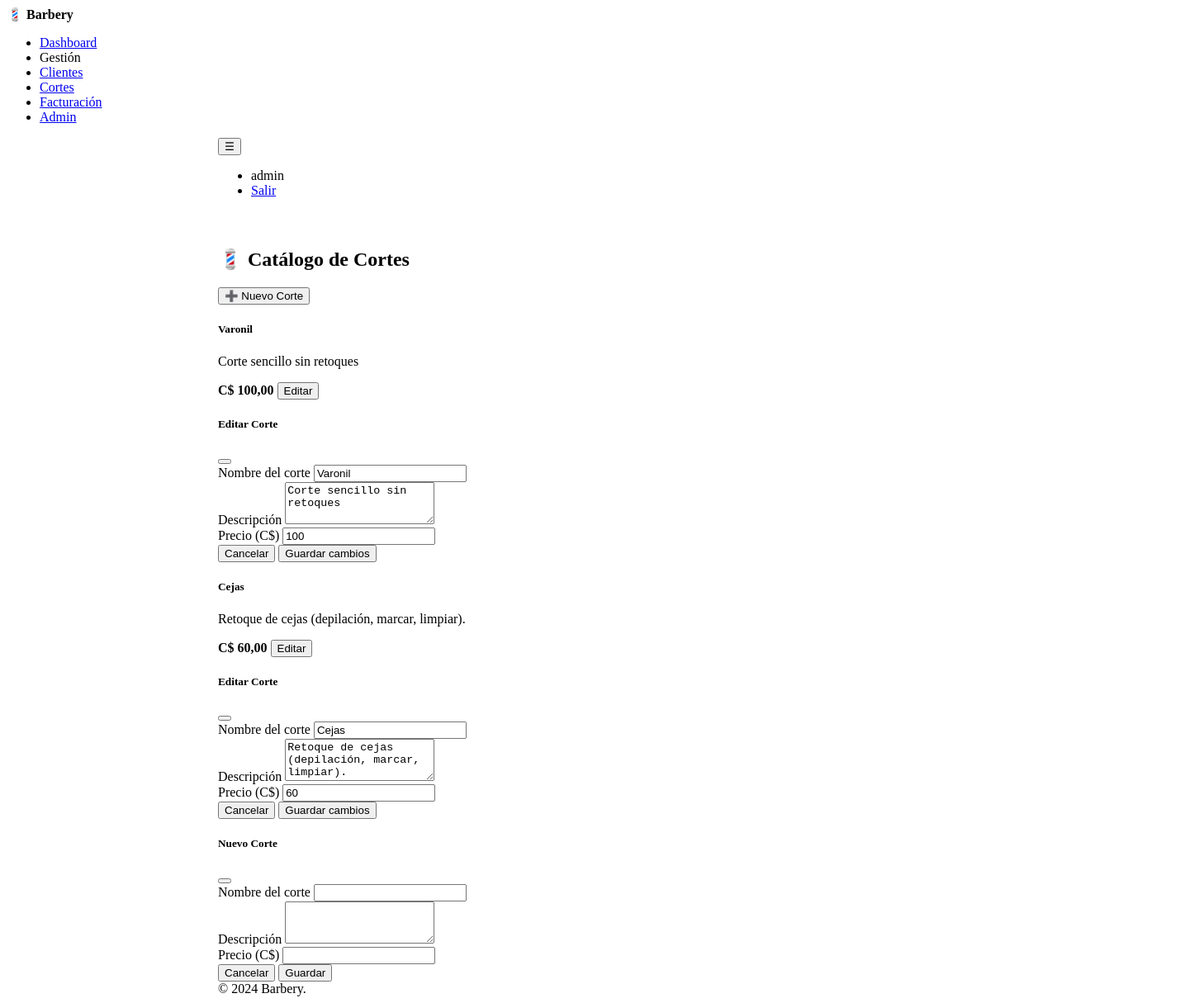
The page /cortes/ (signed in) on the database its author committed.
### users/models.py (models this page shows, shortened)
class User(AbstractUser):
    ROL_CHOICES = [
        ('ADMIN', 'Admin'),
        ('CAJERO', 'Cajero'),
        ('BARBERO', 'Barbero'),
        ('ESTILISTA', 'Estilista'),
    ]
    nombre = models.CharField(max_length=150, blank=True)
    apellido = models.CharField(max_length=150, blank=True)
    telefono = models.CharField(max_length=30, blank=True)
    identidad = models.CharField(max_length=100, blank=True)
    direccion = models.TextField(blank=True)
    rol = models.CharField(max_length=20, choices=ROL_CHOICES, default='CAJERO')

### cortes/models.py (models this page shows)
class Corte(models.Model):
    nombre_corte = models.CharField(max_length=200)
    descripcion = models.TextField(blank=True)
    precio = models.PositiveIntegerField(default=0)
    def __str__(self):
        return f"{self.nombre_corte} - {self.precio}"

### cortes/views.py (the view, shortened to what this page needs)
# urls.py: path('', views.list_cortes, name='cortes_list'),
@login_required
def list_cortes(request):
    cortes = Corte.objects.all()
    print(cortes)  # Esto muestra el QuerySet en la consola
    for c in cortes:
        print(c.id, c.nombre_corte, c.precio, c.descripcion)
    return render(request, 'cortes/list.html', {'cortes': cortes})

### templates/cortes/list.html (shortened to what this page needs)
{% extends 'base.html' %}
{% load l10n %}
{% block content %}
{% if request.user.is_staff %}
<div class="d-flex justify-content-between align-items-center mb-4">
  <h2 class="mb-0">💈 Catálogo de Cortes</h2>
  <button class="btn btn-primary" data-coreui-toggle="modal" data-coreui-target="#modalCorte">
    ➕ Nuevo Corte
  </button>
</div>
{% endif %}
<div class="row">
  {% for corte in cortes %}
    <div class="col-md-4 mb-4">
      <div class="card h-100 shadow-sm">
        <div class="card-body">
          <h5 class="card-title">{{ corte.nombre_corte }}</h5>
          {% if corte.descripcion %}
            <p class="card-text text-muted">{{ corte.descripcion }}</p>
          {% else %}
            <p class="text-muted fst-italic">Sin descripción</p>
          {% endif %}
        </div>
        <div class="card-footer d-flex justify-content-between align-items-center">
          <strong class="text-success">C$ {{ corte.precio|floatformat:2 }}</strong>
          {% if request.user.is_staff %}
            <button class="btn btn-sm btn-primary"
                    data-coreui-toggle="modal"
                    data-coreui-target="#editarCorteModal{{ corte.id }}">
              Editar
            </button>
          {% endif %}
        </div>
      </div>
    </div>
    {% if request.user.is_staff %}
    <div class="modal fade" id="editarCorteModal{{ corte.id }}" tabindex="-1">
      <div class="modal-dialog modal-dialog-centered">
        <div class="modal-content">
          <form method="POST" action="{% url 'editar_corte' corte_id=corte.id %}">
            <div class="modal-header">
              <h5 class="modal-title">Editar Corte</h5>
              <button type="button" class="btn-close" data-coreui-dismiss="modal"></button>
            </div>
            <div class="modal-body">
              <div class="mb-3">
                <label class="form-label">Nombre del corte</label>
                <input type="text" name="nombre_corte" class="form-control" value="{{ corte.nombre_corte }}" required>
              </div>
              <div class="mb-3">
                <label class="form-label">Descripción</label>
                <textarea name="descripcion" class="form-control" rows="3">{{ corte.descripcion }}</textarea>
              </div>
              <div class="mb-3">
                <label class="form-label">Precio (C$)</label>
                <input type="number" name="precio" class="form-control" value="{{ corte.precio }}" required>
              </div>
            </div>
            <div class="modal-footer">
              <button type="button" class="btn btn-secondary" data-coreui-dismiss="modal">Cancelar</button>
              <button type="submit" class="btn btn-success">Guardar cambios</button>
            </div>
          </form>
        </div>
      </div>
    </div>
    {% endif %}
  {% empty %}
    <p>No hay cortes registrados.</p>
  {% endfor %}
</div>
{% if request.user.is_staff %}
<div class="modal fade" id="modalCorte" tabindex="-1">
  <div class="modal-dialog modal-dialog-centered">
    <div class="modal-content">
      <form method="post">
        <div class="modal-header">
          <h5 class="modal-title">Nuevo Corte</h5>
          <button type="button" class="btn-close" data-coreui-dismiss="modal"></button>
        </div>
        <div class="modal-body">
          <div class="mb-3">
            <label class="form-label">Nombre del corte</label>
            <input type="text" name="nombre_corte" class="form-control" required>
          </div>
          <div class="mb-3">
            <label class="form-label">Descripción</label>
            <textarea name="descripcion" class="form-control" rows="3"></textarea>
          </div>
          <div class="mb-3">
            <label class="form-label">Precio (C$)</label>
            <input type="number" step="0.01" name="precio" class="form-control" required>
          </div>
        </div>
        <div class="modal-footer">
          <button type="button" class="btn btn-secondary" data-coreui-dismiss="modal">Cancelar</button>
          <button type="submit" class="btn btn-success">Guardar</button>
        </div>
      </form>
    </div>
  </div>
</div>
{% endif %}
{% endblock %}

### templates/includes/navbar.html
<header class="header mb-4">
  <div class="container-fluid">
    <button class="header-toggler px-md-0" type="button"
      onclick="coreui.Sidebar.getInstance(document.getElementById('sidebar')).toggle()">
      ☰
    </button>
    <ul class="header-nav ms-auto">
      <li class="nav-item">
        <span class="nav-link">{{ request.user.username }}</span>
      </li>
      <li class="nav-item">
        <a class="nav-link" href="{% url 'logout' %}">Salir</a>
      </li>
    </ul>
  </div>
</header>

### rows shown on the page
User: user.username "admin"
Corte: nombre_corte "Varonil", descripcion "Corte sencillo sin retoques", precio "100,00", precio "100"
Corte: nombre_corte "Cejas", descripcion "Retoque de cejas (depilación, marcar, limpiar).", precio "60,00", precio "60"
